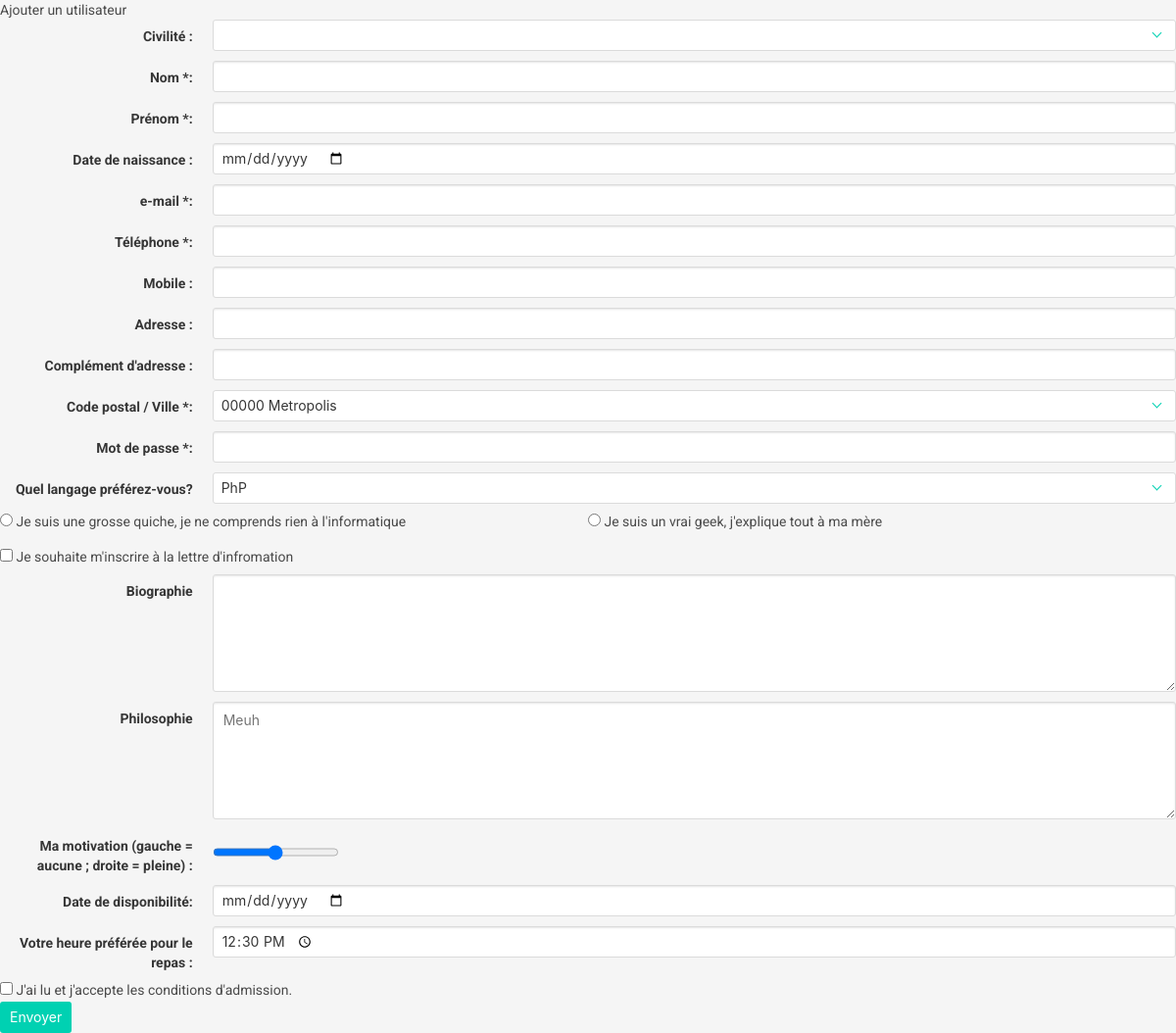
Page /?action=create on the committed database.
### tables this page shows
CREATE TABLE `niveau` (
  `id_niveau` tinyint(3) UNSIGNED NOT NULL,
  `description_niveau` varchar(250) NOT NULL
);

### database/helpers.php (called while the page is built, shortened)
<?php
	function getField($field_name, $array) {
		$result = null;
		return $result;
	}

### database/modele.php (called while the page is built, shortened)
<?php
	function setConnection () {
		$bdd = new PDO('mysql:host=localhost;dbname=demo-dashboard;charset=utf8', 'root', 'l00kout');
		return $bdd;
	}
	function getFormFields() {
		$bdd = setConnection();
		$form_fields = array();
		$form_fields["ville"] = $bdd->query('SELECT * FROM ville');
		$form_fields["langage"] = $bdd->query('SELECT * FROM langage');
		$form_fields["niveau"] = $bdd->query('SELECT * FROM niveau');
		return $form_fields;
	}

### views/new_user_form.php (the view, shortened to what this page needs)
<?php
	$form_fields = getFormFields();
	$user_details = null;
	$page_title = "Ajouter un utilisateur";
	$has_drawer_menu = false;
?>
<div class="mdl-cell <?php if($has_drawer_menu) { echo "mdl-cell--12-col"; } else { echo "mdl-cell--8-col"; } ?>">
	<form id="new-user-form" enctype="multipart/form-data" action="database/add_user.php" method="post">
	      <div class="control is-horizontal">
	        <div class="control-label">
	            <label class="label" for="civilite">Civilité :</label>
	        </div>
	        <div class="control">
	          <span class="select is-fullwidth">
	            <select name="civilite" id="civilite">
	              <option value="" <?php if (empty( getField('civilite', $user_details))) { echo "selected"; } ?> ></option>
	            </select>
	          </span>
	        </div>
	      </div>
	      <div class="control is-horizontal">
	        <div class="control-label">
	          <label class="label" for="nom">Nom *:</label>
	        </div>
	        <p class="control">
	          <input class="input" type="text" name="nom" id="nom" required aria-required="true" value="<?php echo  getField('nom', $user_details); ?>">
	        </p>
	      </div>
	      <div class="control is-horizontal">
	        <div class="control-label">
	          <label class="label" for="prenom">Prénom *:</label>
	        </div>
	        <p class="control">
	          <input class="input" type="text" name="prenom" id="prenom" required aria-required="true" value="<?php echo  getField('prenom', $user_details); ?>">
	        </p>
	      </div>
	      <div class="control is-horizontal">
	        <div class="control-label">
	          <label class="label" for="date_naissance">Date de naissance :</label>
	        </div>
	        <p class="control">
	          <input class="input" type="date" name="date_naissance" id="date_naissance" value="<?php echo  getField('date_naissance', $user_details); ?>">
	        </p>
	      </div>
	      <div class="control is-horizontal">
	        <div class="control-label">
	          <label class="label" for="email">e-mail *:</label>
	        </div>
	        <p class="control">
	          <input class="input" type="email" name="email" id="email" required aria-required="true" value="<?php echo  getField('email', $user_details); ?>">
	        </p>
	      </div>
	      <div class="control is-horizontal">
	        <div class="control-label">
	          <label class="label" for="tel">Téléphone *:</label>
	        </div>
	        <p class="control">
	          <input class="input" type="tel" name="tel" id="tel" required aria-required="true" value="<?php echo  getField('tel', $user_details); ?>">
	        </p>
	      </div>
	      <div class="control is-horizontal">
	        <div class="control-label">
	          <label class="label" for="mobile">Mobile :</label>
	        </div>
	        <p class="control">
	          <input class="input" type="tel" name="mobile" id="mobile" value="<?php echo  getField('mobile', $user_details); ?>">
	        </p>
	      </div>
	      <div class="control is-horizontal">
	        <div class="control-label">
	          <label class="label" for="adresse">Adresse :</label>
	        </div>
	        <p class="control">
	          <input class="input" type="text" name="adresse" id="adresse" value="<?php echo  getField('adresse', $user_details); ?>">
	        </p>
	      </div>
	      <div class="control is-horizontal">
	        <div class="control-label">
	          <label class="label" for="adresse_complement">Complément d'adresse :</label>
	        </div>
	        <p class="control">
	          <input class="input" type="text" name="adresse_complement" id="adresse_complement" value="<?php echo  getField('adresse_complement', $user_details); ?>"/>
	        </p>
	      </div>
	      <div class="control is-horizontal">
	        <div class="control-label">
	          <label class="label" for="ville">Code postal / Ville *:</label>
	        </div>
	        <div class="control">
	          <span class="select is-fullwidth">
	            <select name="code_commune_insee_ville" id="ville">
	            <?PhP
	                foreach($form_fields["ville"] as $show) {
										$option = "<option value=\"" . $show["code_commune_insee"] . "\"";
	                  $option .= ">" . $show["code_postal"] . " " . $show["nom_ville"] . "</option>";
										echo $option;
	                }
	            ?>
	            </select>
	          </span>
	        </div>
	      </div>
	        <div class="control is-horizontal">
	          <div class="control-label">
	            <label class="label" for="mot_de_passe">Mot de passe *:</label>
	          </div>
	          <p class="control">
	            <input class="input" type="password" name="mot_de_passe" id="mot_de_passe" required aria-required="true"  autocomplete="off"/>
	          </p>
	        </div>
	      <div class="control is-horizontal">
	        <div class="control-label">
	          <label class="label" for="langage">Quel langage préférez-vous? </label>
	        </div>
	        <div class="control">
	          <span class="select is-fullwidth">
	            <select name="id_langage_langage" id="langage">
	            <?PhP
	                foreach($form_fields["langage"] as $show) {
										$option = "<option value=\"" . $show["id_langage"] . "\"";
										$option .= ">" . $show["nom_langage"] . "</option>";
										echo $option;
	                }
	            ?>
	            </select>
	          </span>
	        </div>
	      </div>
	        <div class="control is-horizontal">
	        <?PhP
	            foreach($form_fields["niveau"] as $show) {
	        ?>
	        <p class="control">
	          <label class="radio" for="<?php echo $show["id_niveau"]; ?>">
	            <input class="radio" type="radio" name="id_niveau_niveau" value="<?php echo $show["id_niveau"]; ?>" id="<?php echo $show["id_niveau"]; ?>" <?php if( getField('id_niveau_niveau', $user_details) == $show["id_niveau"]) { echo "checked"; } ?>/>
	            <?php echo $show["description_niveau"] ?>
	          </label>
	        </p>
	        <?php } ?>
	        </div>
					<div class="control is-horizontal">
	          <label class="checkbox" for="newsletter">
	            <input class="checkbox" type="checkbox" name="abonnement_newsletter" value="1" id="newsletter" <?php if( getField('pref_accept_conditions', $user_details)) { echo "checked"; } ?>>
	             Je souhaite m'inscrire à la lettre d'infromation
	          </label>
					</div>
	        <div class="control is-horizontal">
	          <div class="control-label">
	            <label class="label" for="bio">Biographie</label>
	          </div>
	          <div class="control">
	            <textarea class="textarea" name="biographie" id="bio" cols="60" rows="8" maxlength="50" required aria-required="true" ><?php echo  getField('biographie', $user_details); ?></textarea>
	          </div>
	        </div>
	        <div class="control is-horizontal">
	          <div class="control-label">
	            <label class="label" for="philosophie">Philosophie</label>
	          </div>
	          <div class="control">
	            <textarea class="textarea" name="philosophie" id="philosophie" cols="40" rows="4" placeholder="Meuh" ><?php echo  getField('philosophie', $user_details); ?></textarea>
	          </div>
	        </div>
	        <div class="control is-horizontal">
	          <div class="control-label">
	            <label class="label" for="motivation">Ma motivation (gauche = aucune ; droite = pleine) :</label>
	          </div>
	          <p class="control">
	            <input type="range" min="0" max="100" step="10" value="<?php echo  getField('motivation', $user_details); ?>" name="motivation" id="motivation">
	          </p>
	        </div>
	        <div class="control is-horizontal">
	          <div class="control-label">
	            <label class="label" for="date_dispo">Date de disponibilité: </label>
	          </div>
	          <p class="control">
	            <input class="input" type="date" name="date_dispo" id="date_dispo" value="<?php echo  getField('date_dispo', $user_details); ?>">
	          </p>
	        </div>
	        <div class="control is-horizontal">
	          <div class="control-label">
	            <label class="label" for="pref_heure_repas">Votre heure préférée pour le repas : </label>
	          </div>
	          <p class="control">
	            <input class="input" type="time" max="14:00" min="11:00" step="900" name="pref_heure_repas" id="pref_heure_repas" value="<?php if (!isset($user_details)) {
								echo '12:30';
							} else {
								echo  getField('pref_heure_repas', $user_details);
							} ?>">
	          </p>
	        </div>
	          <label class="checkbox" for="pref_accept_conditions">
	            <input class="checkbox" type="checkbox" name="pref_accept_conditions" id="pref_accept_conditions" value="1" <?php if( getField('pref_accept_conditions', $user_details) == true) { echo "checked"; } ?>>
	            J'ai lu et j'accepte les conditions d'admission.
	          </label>
	        <p class="control">
	          <input class="button is-primary" type="submit" value="Envoyer">
	        </p>
	  </form>
</div>
<?php
  $main_content = ob_get_contents();
?>
<?php
  require "template.php";

### index.php (shortened to what this page needs)
<?php
  require "database/modele.php";
	require "database/helpers.php";
  if (array_key_exists("action", $_GET) AND $_GET["action"] == "logout") {
    $_SESSION = array();
    session_destroy();
    $log_message = "Vous avez été déconnecté avec succès.";
    require "views/login.php";
	} elseif (array_key_exists("action", $_GET) AND $_GET["action"] == "create") {
		require "views/new_user_form.php";
  } else {
    require "views/login.php" ;
  }

### views/template.php (shortened to what this page needs)
<!DOCTYPE html>
<html lang="fr">
	<head>
	    <link rel="stylesheet" href="https://code.getmdl.io/1.2.1/material.cyan-light_blue.min.css">
	    <link rel="stylesheet" href="http://code.jquery.com/ui/1.12.0/themes/smoothness/jquery-ui.css"/>
			<link href='css/bulma.css' type='text/css' rel='stylesheet' />
	    <link rel="stylesheet" href="css/styles.css">
	</head>
	<body>
		<div class="demo-layout mdl-layout mdl-js-layout <?php if(isset($has_drawer_menu) && $has_drawer_menu == true) { echo 'mdl-layout--fixed-drawer'; } ?> mdl-layout--fixed-header">
			<header class="demo-header mdl-layout__header mdl-color--grey-100 mdl-color-text--grey-600">
			  <div class="mdl-layout__header-row">
			    <span class="mdl-layout-title"><?= $page_title; ?></span>
			  </div>
			</header>
			<main class="mdl-layout__content mdl-color--grey-100">
				<div class="mdl-grid">
					<?php echo $main_content; ?>
				</div>
			</main>
		</div>
	</body>
</html>

### css/styles.css (style rules this page uses)
html, body { font-family: 'Roboto', 'Helvetica', sans-serif; }

### rows in the picture
niveau: id_niveau "☐ Je suis une grosse quiche, je", description_niveau "Je suis une grosse quiche, je ne comprends rien à l'informatique"
niveau: id_niveau "☐ Je suis un vrai geek, j'expliq", description_niveau "Je suis un vrai geek, j'explique tout à ma mère"

### other values in the picture
$page_title "Ajouter un utilisateur"
form field code_commune_insee_ville "00000 Metropolis"
form field id_langage_langage "PhP"
